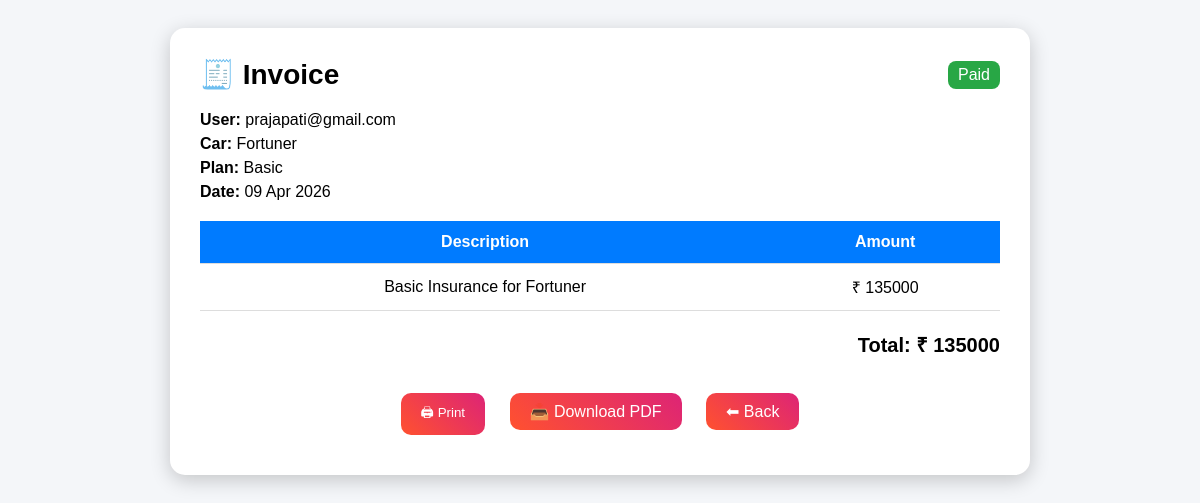
Page /core/insurance/invoice/3/ on the committed database.
### core/models.py (models this page shows, shortened)
class Purchase(models.Model):
    user = models.ForeignKey(User, on_delete=models.CASCADE,null=True)
    car = models.ForeignKey('Car', on_delete=models.CASCADE,null=True)
    amount = models.IntegerField(null=True,blank=True)
    payment_id = models.CharField(max_length=200,null=True)
    status = models.CharField(max_length=50,null=True)
    date = models.DateTimeField(auto_now_add=True,null=True)
    is_insurance = models.BooleanField(default=False,null=True)
    insurance_plan = models.CharField(max_length=50, null=True, blank=True)
    created_at = models.DateTimeField(auto_now_add=True,null=True)
    expiry_date = models.DateField(null=True, blank=True)
    is_expired = models.BooleanField(default=False,null=True)

class User(AbstractBaseUser):
    email = models.EmailField(unique=True)
    is_active = models.BooleanField(default=True)
    is_staff = models.BooleanField(default=False)
    is_admin = models.BooleanField(default=False)
    created_at = models.DateTimeField(auto_now_add=True)
    updated_at = models.DateTimeField(auto_now=True)
    firstname=models.CharField(max_length=20,null=True)
    lastname=models.CharField(max_length=20,null=True)
    gender=models.CharField(max_length=10,null=True)
    date_of_birth = models.DateField(null=True, blank=True)
    address = models.TextField(null=True, blank=True)
    otp = models.CharField(max_length=6, null=True, blank=True)
    is_verified = models.BooleanField(default=False)
    otp_created_at = models.DateTimeField(null=True,blank=True)
    mobile = models.CharField(max_length=15, null=True, blank=True)
    date_of_birth = models.DateField(null=True, blank=True)
    address = models.TextField(null=True, blank=True)
    objects = UserManager()
    USERNAME_FIELD = 'email'
    REQUIRED_FIELDS = []

class Car(models.Model):
    FUEL_CHOICES = [
        ('petrol', 'Petrol'),
        ('diesel', 'Diesel'),
        ('cng', 'CNG'),
        ('electric', 'Electric'),
    ]
    TRANSMISSION_CHOICES = [
        ('manual', 'Manual'),
        ('automatic', 'Automatic'),
    ]
    MODEL_CHOICES = [
        ('EX', 'EX'),
        ('SX ', 'SX'),
        ('SX(O)', 'SX(O)'),
        ('S', 'S'),
    ]
    name = models.CharField(max_length=100)
    brand = models.CharField(max_length=100)
    model= models.CharField(max_length=100,null=True,choices=MODEL_CHOICES)
    fuel_type = models.CharField(max_length=20,null=True,choices=FUEL_CHOICES)
    price = models.IntegerField()
    mileage = models.FloatField(null=True)
    seats = models.IntegerField(null=True, blank=True)
    features = models.TextField(null=True, blank=True)
    year =models.IntegerField(null=True)
    transmission = models.CharField(max_length=20,null=True,choices=TRANSMISSION_CHOICES)
    description = models.TextField(null=True)
    image = models.ImageField(upload_to='cars/')

### core/views.py (the view)
# urls.py: path('insurance/invoice/<int:id>/', views.insurance_invoice, name='insurance_invoice'),
def insurance_invoice(request, id):
    purchase = Purchase.objects.get(id=id)
    return render(request, 'insurance/invoice.html', {
        'purchase': purchase
    })

### templates/insurance/invoice.html (shortened to what this page needs)
<!DOCTYPE html>
<html>
<head>
</head>
<body>
<div class="invoice-box">
    <div class="header">
        <div class="title">🧾 Invoice</div>
        <div class="status">Paid</div>
    </div>
    <div class="details">
        <p><strong>User:</strong> {{ purchase.user.email }}</p>
        <p><strong>Car:</strong> {{ purchase.car.name }}</p>
        <p><strong>Plan:</strong> {{ purchase.insurance_plan }}</p>
        <p><strong>Date:</strong> {{ purchase.date|date:"d M Y" }}</p>
    </div>
    <table>
        <tr>
            <th>Description</th>
            <th>Amount</th>
        </tr>
        <tr>
            <td>{{ purchase.insurance_plan }} Insurance for {{ purchase.car.name }}</td>
            <td>₹ {{ purchase.amount }}</td>
        </tr>
    </table>
    <div class="total">
        <strong>Total: ₹ {{ purchase.amount }}</strong>
    </div>
    <div class="btns">
        <button onclick="window.print()" class="btn">🖨 Print</button>
        <a href="{% url 'download_invoice' purchase.id %}" class="btn">📥 Download PDF</a>
        <a href="{% url 'insurance_history' %}" class="btn">⬅ Back</a>
    </div>
</div>
</body>
</html>

### templates/insurance/invoice.html (style rules this page uses)
body { font-family: 'Poppins', sans-serif; background: #f4f6f9; padding: 20px; }
.invoice-box { max-width: 800px; margin: auto; background: white; padding: 30px; border-radius: 15px; box-shadow: 0 5px 20px rgba(0,0,0,0.2); }
.header { display: flex; justify-content: space-between; align-items: center; }
.title { font-size: 28px; font-weight: bold; }
.status { background: #28a745; color: white; padding: 5px 10px; border-radius: 8px; }
.details { margin-top: 20px; }
.details p { margin: 6px 0; }
table { width: 100%; margin-top: 20px; border-collapse: collapse; }
table th, table td { padding: 12px; border-bottom: 1px solid #ddd; text-align: center; }
table th { background: #007bff; color: white; }
.total { text-align: right; font-size: 20px; margin-top: 20px; }
.btns { text-align: center; margin-top: 25px; }
.btn { padding: 10px 20px; margin: 10px; border: none; border-radius: 10px; background: linear-gradient(45deg, #ff512f, #dd2476); color: white; cursor: pointer; text-decoration: none; }

### rows in the picture
Purchase: user.email "prajapati@gmail.com", car.name "Fortuner", insurance_plan "Basic", date "09 Apr 2026", amount "135000"
